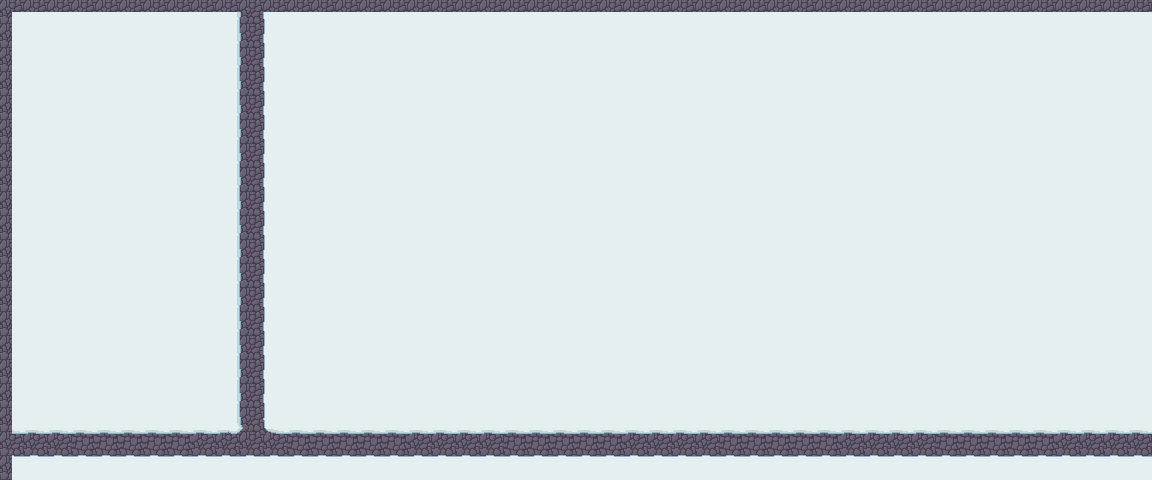

A level layout from a 2D game, rendered from its tile map. Below: a short description, then the map file with tile-grid data replaced by summaries:
An orthogonal 48x20 tile map with 24x24 px tiles, 3 tile layers (Background, Snow, Foreground), 2 tilesets and 17 objects.

<map version="1.10" tiledversion="1.11.2" orientation="orthogonal" renderorder="right-down" width="48" height="20" tilewidth="24" tileheight="24" infinite="0" nextlayerid="5" nextobjectid="38">
 <tileset firstgid="1" name="tileset-town" tilewidth="24" tileheight="24" tilecount="20" columns="5">
  <image source="../assets/tileset-town.png" width="120" height="96" />
  <wangsets>
   <wangset name="Snow" type="mixed" tile="7">
    <wangcolor name="" color="#ff0000" tile="-1" probability="1" />
    <wangtile tileid="1" wangid="0,0,0,0,0,1,0,0" />
    <wangtile tileid="2" wangid="0,1,1,1,0,0,0,0" />
    <wangtile tileid="3" wangid="0,0,0,1,1,1,1,1" />
    <wangtile tileid="4" wangid="0,0,0,1,1,1,0,0" />
    <wangtile tileid="6" wangid="0,0,0,1,0,0,0,1" />
    <wangtile tileid="7" wangid="0,1,1,1,1,1,0,0" />
    <wangtile tileid="8" wangid="1,1,1,1,1,1,1,1" />
    <wangtile tileid="9" wangid="1,1,0,0,0,1,1,1" />
    <wangtile tileid="11" wangid="0,1,0,0,0,0,0,0" />
    <wangtile tileid="12" wangid="1,1,0,0,0,0,0,1" />
    <wangtile tileid="13" wangid="1,1,1,1,0,0,0,1" />
    <wangtile tileid="14" wangid="0,0,0,0,0,1,1,1" />
    <wangtile tileid="17" wangid="0,0,0,1,0,0,0,0" />
    <wangtile tileid="18" wangid="0,1,0,0,0,1,0,0" />
    <wangtile tileid="19" wangid="0,0,0,0,0,0,0,1" />
   </wangset>
  </wangsets>
 </tileset>
 <tileset firstgid="21" name="objects" tilewidth="72" tileheight="144" tilecount="2" columns="0">
  <grid orientation="orthogonal" width="1" height="1" />
  <tile id="0">
   <image source="../assets/objects/pine.png" width="72" height="144" />
  </tile>
  <tile id="1">
   <image source="../assets/Kaleb.png" width="48" height="80" />
  </tile>
 </tileset>
 <layer id="1" name="Background" width="48" height="20">
  <data>[960 cells, 960 non-empty, 2 distinct tile ids]</data>
 </layer>
 <layer id="4" name="Snow" width="48" height="20" offsetx="12" offsety="12">
  <data>[960 cells, 960 non-empty, 7 distinct tile ids]</data>
 </layer>
 <layer id="2" name="Foreground" width="48" height="20">
  <data>[960 cells, 0 non-empty, 0 distinct tile ids]</data>
 </layer>
 <objectgroup id="3" name="Objects">
  <object id="21" gid="21" x="338.667" y="196" width="72" height="144" />
  <object id="22" gid="21" x="278" y="277.333" width="72" height="144" />
  <object id="23" gid="21" x="436" y="211.333" width="72" height="144" />
  <object id="24" gid="21" x="477.333" y="290" width="72" height="144" />
  <object id="25" gid="21" x="372.667" y="327.333" width="72" height="144" />
  <object id="26" gid="21" x="388" y="144" width="72" height="144" />
  <object id="27" gid="21" x="604.667" y="176" width="72" height="144" />
  <object id="28" gid="21" x="541.333" y="242.667" width="72" height="144" />
  <object id="29" gid="21" x="482.667" y="153.333" width="72" height="144" />
  <object id="30" gid="21" x="712.667" y="200" width="72" height="144" />
  <object id="31" gid="21" x="610" y="318" width="72" height="144" />
  <object id="32" gid="21" x="655.333" y="238.667" width="72" height="144" />
  <object id="33" gid="21" x="765.333" y="238" width="72" height="144" />
  <object id="34" gid="21" x="812" y="186" width="72" height="144" />
  <object id="35" gid="21" x="746" y="327.333" width="72" height="144" />
  <object id="36" gid="21" x="896" y="180" width="72" height="144" />
  <object id="37" gid="21" x="865.333" y="282.667" width="72" height="144" />
 </objectgroup>
</map>
